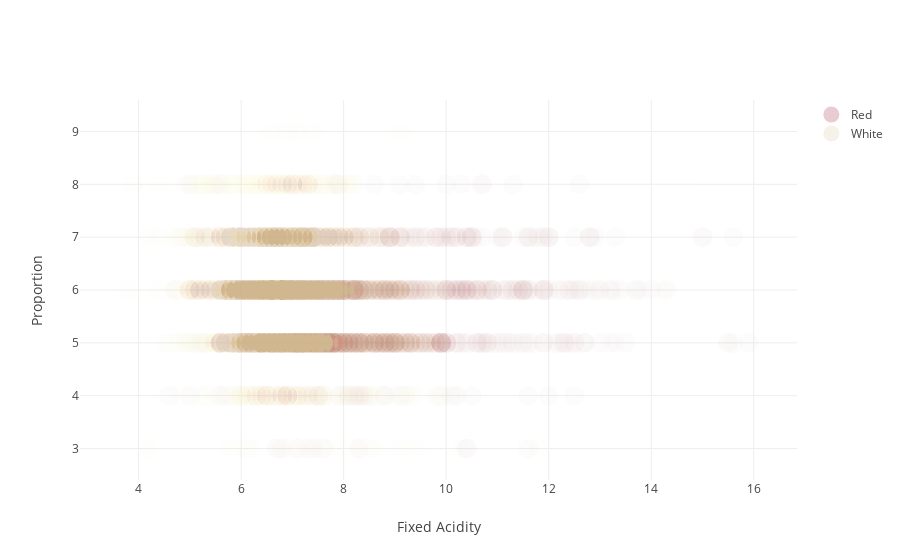
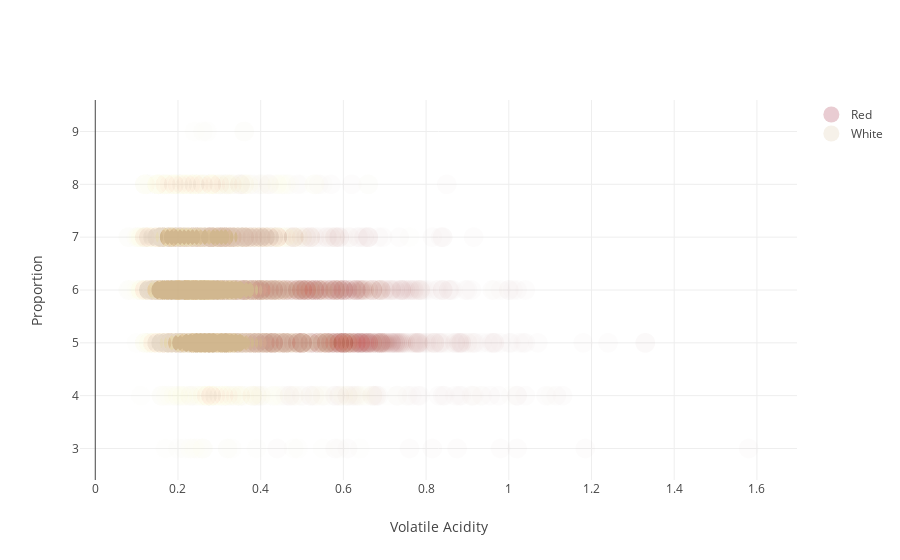

The notebook cell saved with these charts, in order:
### Code cell
def col_scatter(col_name):
    """
    Plots a histogram for the column.
    """
    
    trace1 = go.Scattergl(
        x = wine_data['red'][col_name],
        y = wine_data['red']['quality'],
        name = 'red'.title(),
        mode = 'markers',
        marker={
            'size': 20,
            'color':'#900020',
            'opacity': 0.01
        }
    )

    trace2 = go.Scattergl(
        x = wine_data['white'][col_name],
        y = wine_data['white']['quality'],
        name = 'white'.title(),
        mode = 'markers',
        marker={
            'size': 20,
            'color':'#D1B78F', 
            'opacity': 0.01
        }
    )

    histogram_data = [trace1, trace2]
    layout = go.Layout(
        xaxis={
            'title': col_name.title()
        },
        yaxis={
            'title':'Proportion'
        },
        bargap=0.2,
        bargroupgap=0.1
    )
    this_fig = go.Figure(data=histogram_data, layout=layout)
    plotly.offline.iplot(this_fig)
    
    
bar_plots = [col_scatter(col_name) for col_name in list(data_description)[:2]]

### Figure 1 — Plotly figure (JSON) as saved in the notebook; plotly's stock layout.template omitted (floating-point values rounded to 4 significant figures; data arrays with more than 128 entries replaced by an {"elided": "..."} marker saying what was removed)
{"data": [{"marker": {"color": "#900020", "opacity": 0.01, "size": 20}, "mode": "markers", "name": "Red", "type": "scattergl", "x": {"elided": "1599 float values"}, "y": {"elided": "1599 int values"}}, {"marker": {"color": "#D1B78F", "opacity": 0.01, "size": 20}, "mode": "markers", "name": "White", "type": "scattergl", "x": {"elided": "4898 float values"}, "y": {"elided": "4898 int values"}}], "layout": {"bargap": 0.2, "bargroupgap": 0.1, "xaxis": {"title": "Fixed Acidity"}, "yaxis": {"title": "Proportion"}}}

### Figure 2 — Plotly figure (JSON) as saved in the notebook; plotly's stock layout.template omitted (floating-point values rounded to 4 significant figures; data arrays with more than 128 entries replaced by an {"elided": "..."} marker saying what was removed)
{"data": [{"marker": {"color": "#900020", "opacity": 0.01, "size": 20}, "mode": "markers", "name": "Red", "type": "scattergl", "x": {"elided": "1599 float values"}, "y": {"elided": "1599 int values"}}, {"marker": {"color": "#D1B78F", "opacity": 0.01, "size": 20}, "mode": "markers", "name": "White", "type": "scattergl", "x": {"elided": "4898 float values"}, "y": {"elided": "4898 int values"}}], "layout": {"bargap": 0.2, "bargroupgap": 0.1, "xaxis": {"title": "Volatile Acidity"}, "yaxis": {"title": "Proportion"}}}
